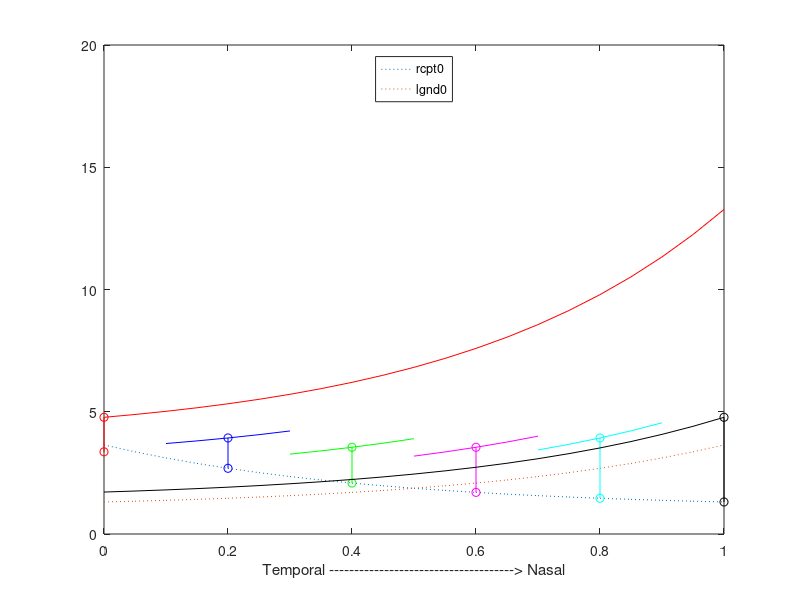
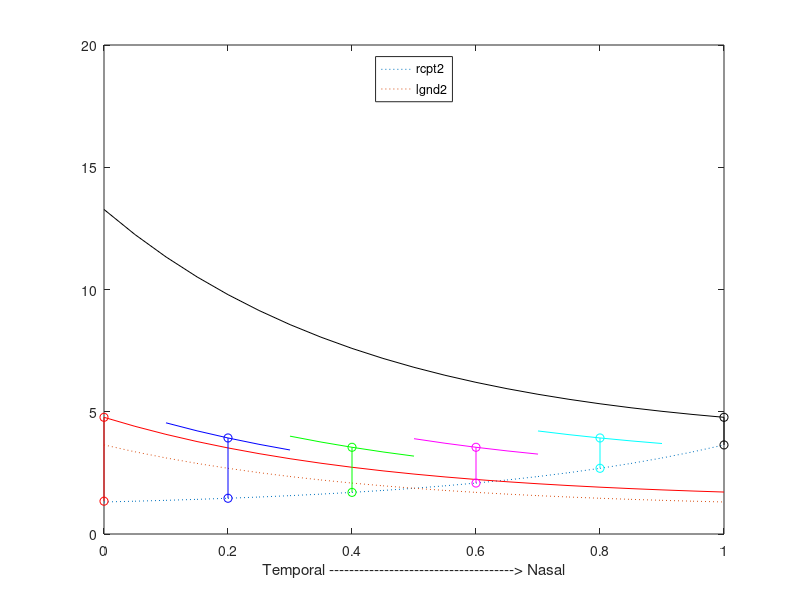
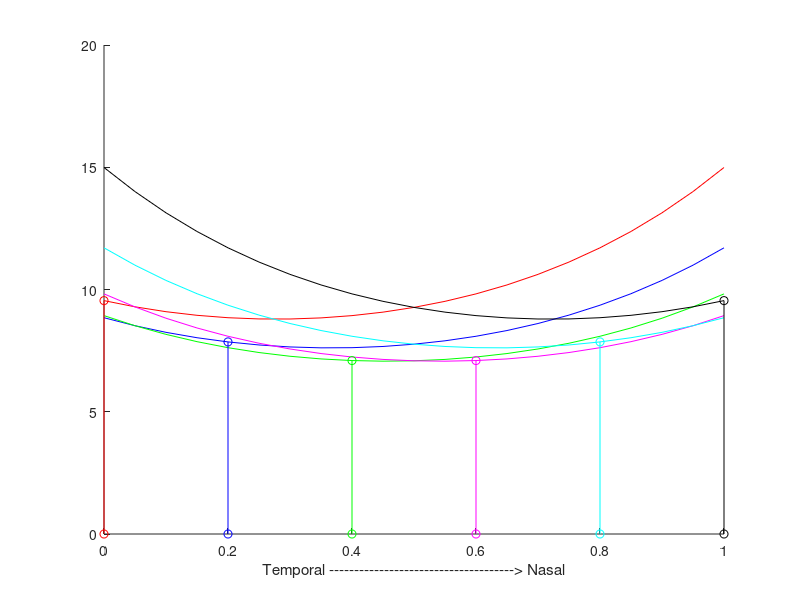

Reproduce these figures in MATLAB, in order.
% Equations used in my modelling. See tissue.h and
% guidingtissue::exponential_expression and similar

x = [0:0.05:1];

_exp = 0.26 .* exp (2.3.*x) + 1.05;
_exp2 = 0.26 .* exp (1.1.*x) + 1.05;
_log = 2.32 + 1.29 .* log (2.3 .* (x+0.2));
_quad = 1.31 + 2.333 .* x .* x;
_lin = 1.31 + 2.333 .* x;

ki = 1.1
kd = 0.6

_exp_ki = _exp + ki;
_exp_ki_kd = _exp_ki - kd;
_exp_kd = _exp - kd;

_exp2_ki = _exp2 + ki;
_exp2_ki_kd = _exp2_ki - kd;
_exp2_kd = _exp2 - kd;

%% The J effect
_r0 = flip(_exp);
_l0 = _exp;
figure(1); clf;
plot (x, _r0, 'linestyle', ':'); % exp for receptors on retina
hold on;
plot (x, _l0, 'linestyle', ':'); % ligands
%%plot (x, _r0 .* _l0, 'color', colour.orchid2, 'linestyle', ':');
plot (x, _r0(1) .* _l0, 'r-');
plot ([x(1),x(1)], [_r0(2),_r0(1).*_l0(1)], 'ro-');
plot (x(3:7), _r0(5) .* _l0(3:7), 'b');
plot ([x(5),x(5)], [_r0(5),_r0(5).*_l0(5)], 'bo-');
plot (x(7:11), _r0(9) .* _l0(7:11), 'g');
plot ([x(9),x(9)], [_r0(9),_r0(9).*_l0(9)], 'go-');
plot (x(11:15), _r0(13) .* _l0(11:15), 'm');
plot ([x(13),x(13)], [_r0(13),_r0(13).*_l0(13)], 'mo-');
plot (x(15:19), _r0(17) .* _l0(15:19), 'c');
%%plot (x, _r0(17) .* _l0, 'c');
plot ([x(17),x(17)], [_r0(17),_r0(17).*_l0(17)], 'co-');
%plot ([x(17),x(17)], [_r0(17),_r0(17).*_l0(17)], 'co-');

plot (x, _r0(21) .* _l0, 'k');
plot ([x(21),x(21)], [_r0(21),_r0(21).*_l0(21)], 'ko-');
lg = legend (['rcpt0';'lgnd0'],'Location','North');

_r2 = _exp; % opposing ligands
_l2 = flip(_exp); % opposing receptors
figure(2); clf;
plot (x, _r2, 'linestyle', ':');
hold on;
plot (x, _l2, 'linestyle', ':'); % ligands
%%plot (x, _r2 .* _l2, 'color', colour.orchid2, 'linestyle', ':');
%%plot (x(1:3), _r2(1) .* _l2(1:3), 'r-');
plot (x, _r2(1) .* _l2, 'r');
plot ([x(1),x(1)], [_r2(2),_r2(1).*_l2(1)], 'ro-');
plot (x(3:7), _r2(5) .* _l2(3:7), 'b');
plot ([x(5),x(5)], [_r2(5),_r2(5).*_l2(5)], 'bo-');
plot (x(7:11), _r2(9) .* _l2(7:11), 'g');
plot ([x(9),x(9)], [_r2(9),_r2(9).*_l2(9)], 'go-');
plot (x(11:15), _r2(13) .* _l2(11:15), 'm');
plot ([x(13),x(13)], [_r2(13),_r2(13).*_l2(13)], 'mo-');
plot (x(15:19), _r2(17) .* _l2(15:19), 'c');
%%plot (x, _r2(17) .* _l2, 'k');
plot ([x(17),x(17)], [_r2(17),_r2(17).*_l2(17)], 'co-');

plot (x, _r2(21) .* _l2, 'k');
plot ([x(21),x(21)], [_r2(21),_r2(21).*_l2(21)], 'ko-');

lg = legend (['rcpt2';'lgnd2'],'Location','North');

%% Now plot combined repulsion due to both receptor/ligand pairs

figure(3)
clf; hold on;
plot (x, _r2(1) .* _l2 + _r0(1) .* _l0, 'r-');
plot (x, _r2(5) .* _l2 + _r0(5) .* _l0, 'b-');
plot (x, _r2(9) .* _l2 + _r0(9) .* _l0, 'g-');
plot (x, _r2(13) .* _l2 + _r0(13) .* _l0, 'm-');
plot (x, _r2(17) .* _l2 + _r0(17) .* _l0, 'c-');
plot (x, _r2(21) .* _l2 + _r0(21) .* _l0, 'k-');
plot ([x(1),x(1)], [0,_r2(1).*_l2(1)+_r0(1).*_l0(1)], 'ro-');
plot ([x(5),x(5)], [0,_r2(5).*_l2(5)+_r0(5).*_l0(5)], 'bo-');
plot ([x(9),x(9)], [0,_r2(9).*_l2(9)+_r0(9).*_l0(9)], 'go-');
plot ([x(13),x(13)], [0,_r2(13).*_l2(13)+_r0(13).*_l0(13)], 'mo-');
plot ([x(17),x(17)], [0,_r2(17).*_l2(17)+_r0(17).*_l0(17)], 'co-');
plot ([x(21),x(21)], [0,_r2(21).*_l2(21)+_r0(21).*_l0(21)], 'ko-');

% figure(4)
% clf; hold on;
% plot (x(1:3), _r2(1) .* _l2(1:3) + _r0(1) .* _l0(1:3), 'r--');
% plot (x(3:7), _r2(5) .* _l2(3:7) + _r0(5) .* _l0(3:7), 'b--');
% plot (x(7:11), _r2(9) .* _l2(7:11) + _r0(9) .* _l0(7:11), 'g--');
% plot (x(11:15), _r2(13) .* _l2(11:15) + _r0(13) .* _l0(11:15), 'm--');
% plot (x(15:19), _r2(17) .* _l2(15:19) + _r0(17) .* _l0(15:19), 'c--');
% plot (x(17:21), _r2(21) .* _l2(17:21) + _r0(21) .* _l0(17:21), 'k--');


strlbl = ['Temporal -------------------------------------> Nasal'];
figure(1)
ylim([0,20])
xlabel(strlbl)
figure(2)
ylim([0,20])
xlabel(strlbl)
figure(3)
ylim([0,20])
xlabel(strlbl)
